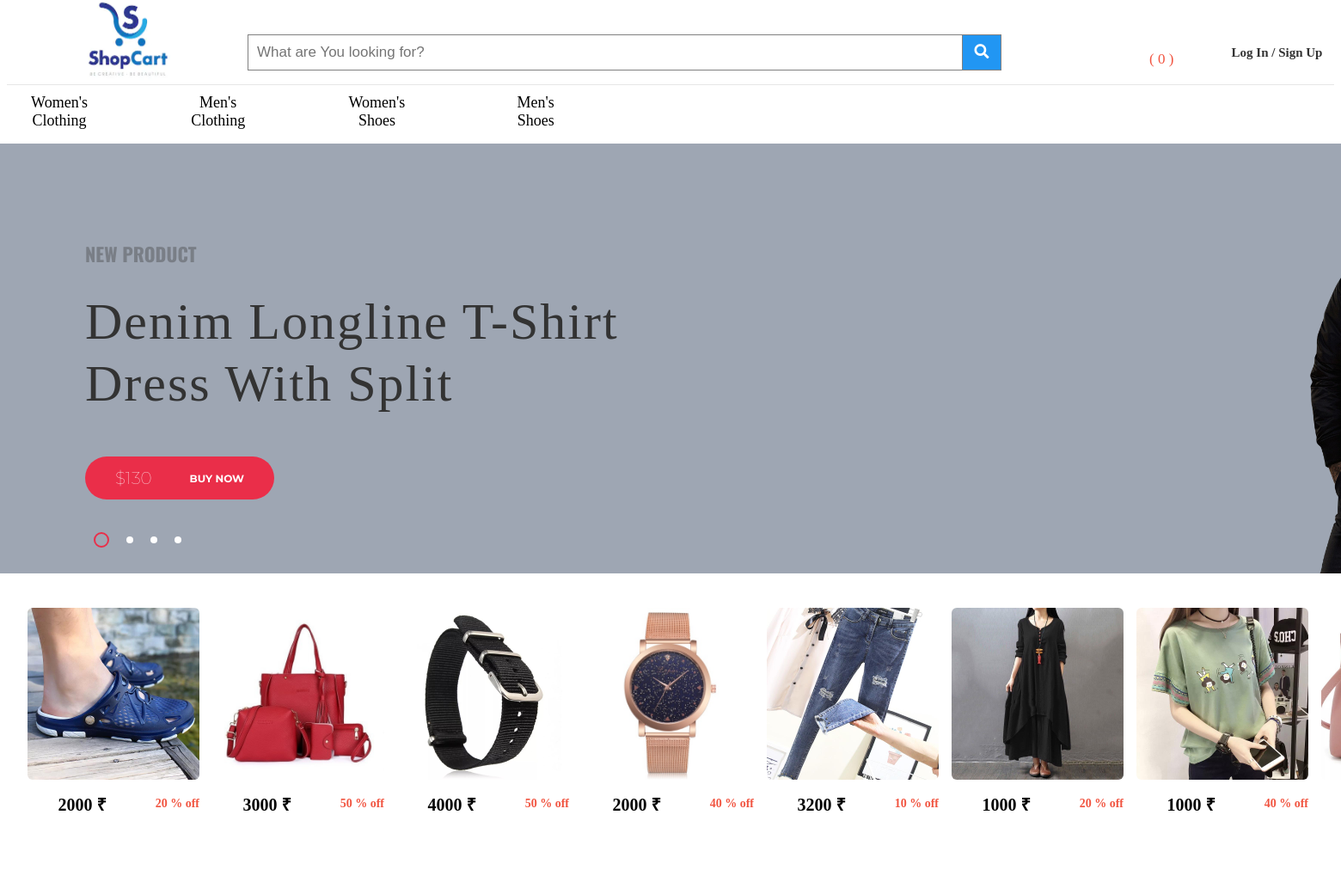
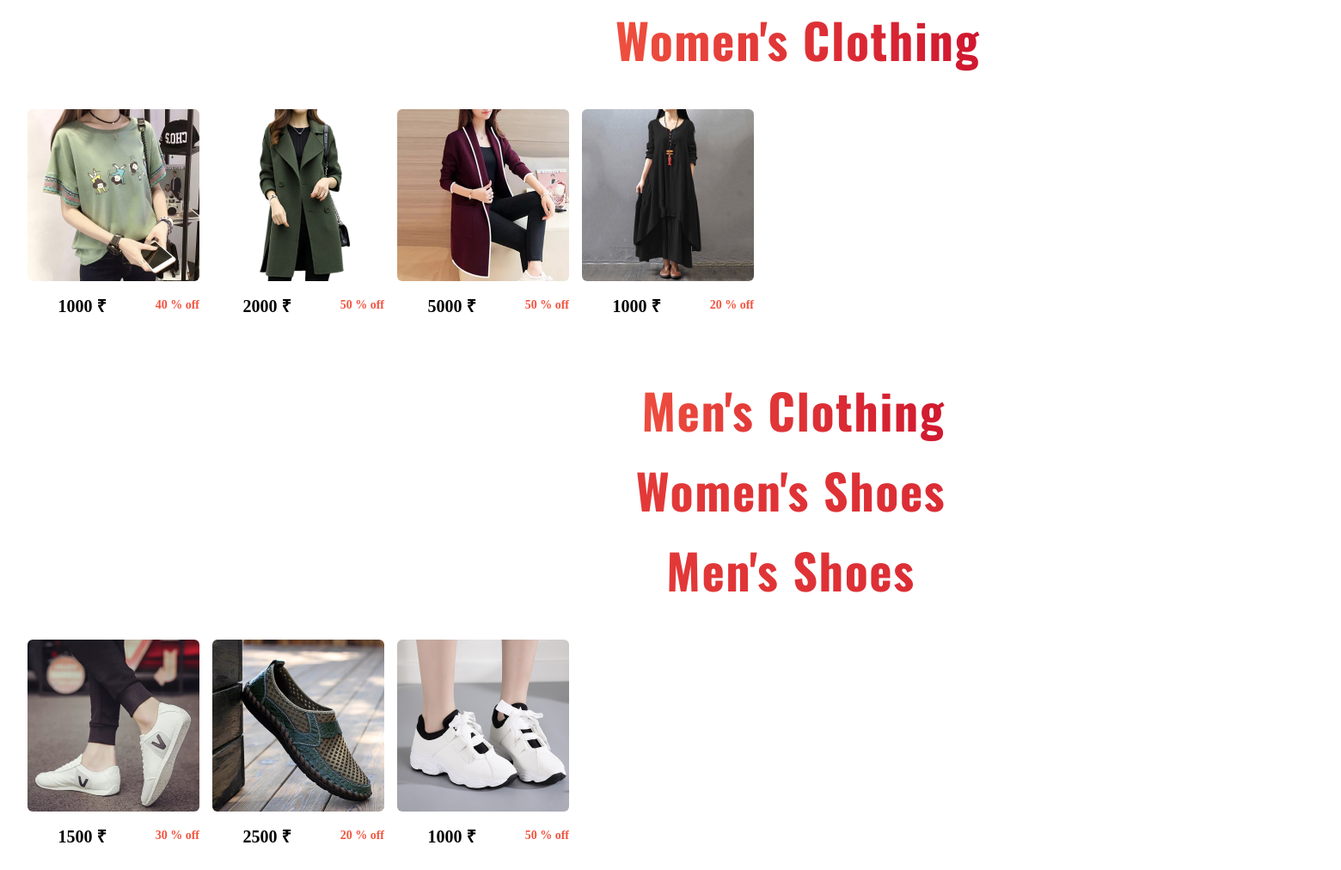
The app's page /home.php with its own data (2 pictures, top to bottom).
### tables this page shows
CREATE TABLE `images` (
  `id` int(100) NOT NULL,
  `image` varchar(5000) NOT NULL,
  `description` text NOT NULL,
  `price` text NOT NULL,
  `d2` text NOT NULL,
  `gender` text NOT NULL,
  `ofprice` int(100) NOT NULL,
  `type` text NOT NULL,
  `type1` text NOT NULL,
  `cat_id` int(100) NOT NULL,
  `s_id` int(100) NOT NULL
);

### home.php (the view, shortened to what this page needs)
<?php
include("db.php");
?>
<!DOCTYPE html>
<html>
    <head>
	                       <link rel="stylesheet" href="css/style.css">
	                       <link rel="stylesheet" href="https://use.fontawesome.com/releases/v5.6.3/css/all.css">
                           <link rel="stylesheet" href="https://use.fontawesome.com/releases/v5.7.0/css/all.css">
                           <link rel="stylesheet" href="https://pro.fontawesome.com/releases/v5.1.0/css/all.css">
                           <link rel="stylesheet" href="https://cdnjs.cloudflare.com/ajax/libs/font-awesome/4.7.0/css/font-awesome.min.css">
                           <link rel="stylesheet" href="https://use.fontawesome.com/releases/v5.0.8/css/all.css">
</head>
<body>
<section id="header">
<div id="middlebar">
			<div class="grid-container">
				<div class="image">
				<a href="home.php"><img src="images/cf.png"></a>
				</div>
			<div class="searchbox">
			    <form class="example" action="home1.php"method="POST">
  				<input type="text" placeholder="What are You looking for?" name="search">
 				<button type="submit"name="sub"><i class="fa fa-search"></i></button>
				</form>
			</div>
			<a href="cart.php"><div class="cart">
					<i class="fal fa-shopping-cart fa-2x ">&nbsp;<span style="font-size: 17px;margin-left: -10px;">
					(
						<?php
							$sql="select * from cart";
							$res=mysqli_query($conn,$sql);
							$total=mysqli_num_rows($res);
							echo $total;
						?>
						)
				</span></i></a>
			</div>
			<div class="loginsign">
				<a class="lsa"href="login.php"id="lsf"><h6>Log In / Sign Up</h6></a>
			</div>
			</div>
<div id="lastbar">
					<div id="catbar">
						<div class="grid-container">
							<a href='women.php'>
							<div class='item1'>Women's Clothing</div>
							</a>
							<a href='men.php'>
							<div class='item1'>Men's Clothing</div>
							</a>
							<a href='womens.php'>
							<div class='item1'>Women's Shoes</div>
							</a>
							<a href='mens.php'>
							<div class='item1'>Men's Shoes</div>
							</a>
					</div>
					</div>
<section>
	<div class="css-slider-wrapper">
      <div class="slider-pagination">
        <label for="slider_1" class="page1"></label>
        <label for="slider_2" class="page2"></label>
        <label for="slider_3" class="page3"></label>
        <label for="slider_4" class="page4"></label>
      </div>
      <div class="slider slide-1">
        <img src="images/model-3.png" alt="">
        <div class="slider-content">
          <h4>New Product</h4>
          <h2>Denim Longline T-Shirt Dress With Split</h2>
          <button type="button" class="buy-now-btn" name="button">$130</button>
        </div>
      </div>
    </div>
</section>
<div id="nsection">
		<div class="grid-container">
			<?php
			$query="select * from images order by rand() limit 8";
			$run= mysqli_query($conn,$query);
			while ($row=mysqli_fetch_array($run))
				{
					$id=$row['id'];
					$image=$row['image'];
					$price=$row['price'];
					$d2=$row['d2'];
					echo"
					<div class='inimage'>
						<a href='shopping.php?id=$id'>
						<img src='$image'>
						<h6>$price &#8377;<span>$d2</span></h6></a>
					</div>
					";
				}
				?>
		</div>
				<header class="widget__header">
           			 <h3 class="widget__title2"><a href="women.php">Women's Clothing</a></h3>
       			 </header>
		<div class="bags">
				<div id="nsection1">
		<div class="grid-container">
			<?php
			$query="select * from images where type='wc'";
			$run= mysqli_query($conn,$query);
			while ($row=mysqli_fetch_array($run))
				{
					$id=$row['id'];
					$image=$row['image'];
					$price=$row['price'];
					$d2=$row['d2'];
					echo"
					<div class='inimage'>
						<a href='shopping.php?id=$id'>
						<img src='$image'>
						<h6>$price &#8377;<span>$d2</span></h6></a>
					</div>
					";
				}
				?>
		</div>
		<header class="widget__header">
           			 <h3 class="widget__title1"><a href="men.php">Men's Clothing</a></h3>
       			 </header>
		<div class="shoes">
				<div id="nsection2">
<header class="widget__header">
           			 <h3 class="widget__title3"><a href="womens.php">Women's Shoes</a></h3>
       			 </header>
		<div class="bags">
				<div id="nsection3">
<header class="widget__header">
           		 <h3 class="widget__title4"><a href="mens.php">Men's Shoes</h3></a>
       			 </header>
		<div class="bags">
				<div id="nsection4">
		<div class="grid-container">
			<?php
			$query="select * from images where type='shoes'";
			$run= mysqli_query($conn,$query);
			while ($row=mysqli_fetch_array($run))
				{
					$id=$row['id'];
					$image=$row['image'];
					$price=$row['price'];
					$d2=$row['d2'];
					echo"
					<div class='inimage'>
						<a href='shopping.php?id=$id'>
						<img src='$image'>
						<h6>$price &#8377;<span>$d2</span></h6></a>
					</div>
					";
				}
				?>
		</div>
		</div>
</div>
</section>
</body>
</html>

### records on screen
images: image (picture), price "2000", d2 "20 % off"
images: image (picture), price "3000", d2 "50 % off"
images: image (picture), price "4000", d2 "50 % off"
images: image (picture), price "2000", d2 "40 % off"
images: image (picture), price "3200", d2 "10 % off"
images: image (picture), price "1000", d2 "20 % off"
images: image (picture), price "1000", d2 "40 % off"
images: image (picture)
images: image (picture), price "2000", d2 "50 % off"
images: image (picture), price "5000", d2 "50 % off"
images: image (picture), price "1500", d2 "30 % off"
images: image (picture), price "2500", d2 "20 % off"
images: image (picture), price "1000", d2 "50 % off"

### other values on screen
$total "0"
